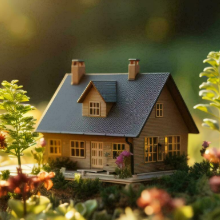
#> input picture 영상이해/sample/house.png, 220 x 220 px, found by its file name
$ python 02_blur2.py
#> lines starting #> are read from the running program, lines starting #| are printed output that depends on the picture
import numpy as np
import cv2

im1 = cv2.imread('./sample/house.png',cv2.IMREAD_GRAYSCALE)
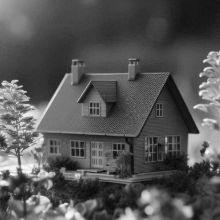
#> im1: shape (220, 220); min 8, max 249, mean 84.6

ker1 = np.array([1]*9, np.float32).reshape((3,3)) / 9
im2 = cv2.filter2D (im1,-1, ker1)
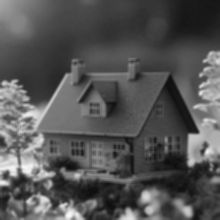
#> im2: shape (220, 220); min 13, max 248, mean 84.6

ker2 = np.array([1]*81, np.float32).reshape((9,9)) / 81
im3 = cv2.filter2D (im1,-1, ker2)
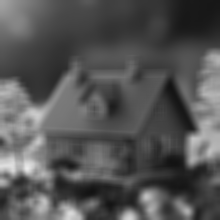
#> im3: shape (220, 220); min 18, max 235, mean 84.6

cv2.imshow("title1",im1)
cv2.imshow("title2",im2)
cv2.imshow("title3",im3)
cv2.waitKey(0)
cv2.destroyAllWindows()

$ run again, with 영상이해/sample/bird.png copied over 영상이해/sample/house.png
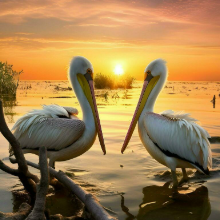
#> input picture 영상이해/sample/bird.png, 220 x 220 px, found by its file name
#> `im2 = cv2.filter2D (im1,-1, ker1)`:
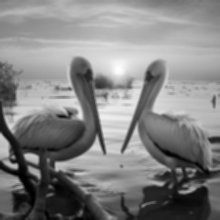
#> im2: shape (220, 220); min 0, max 253, mean 131.4
#> `im3 = cv2.filter2D (im1,-1, ker2)`:
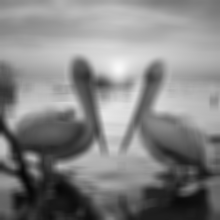
#> im3: shape (220, 220); min 7, max 248, mean 131.4
